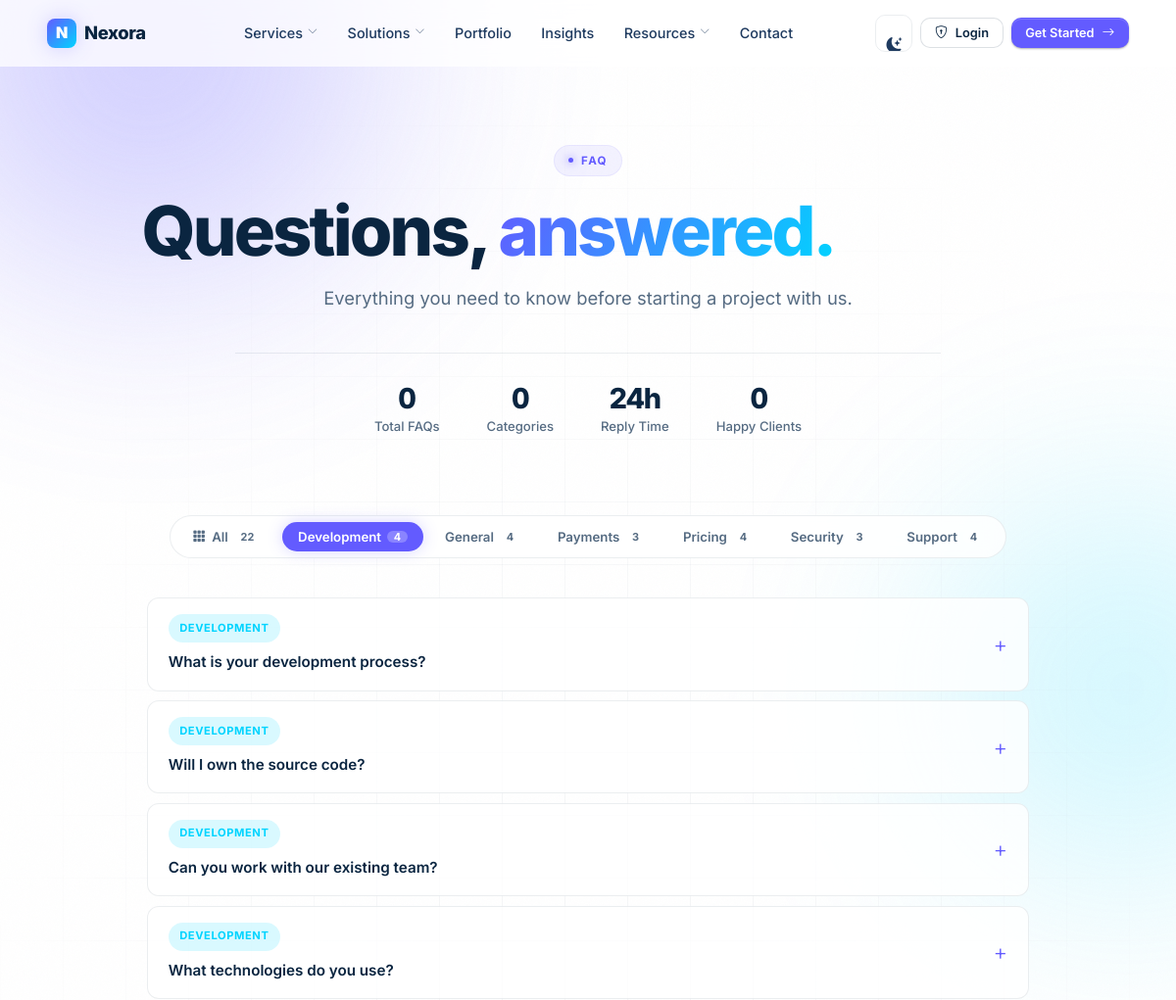
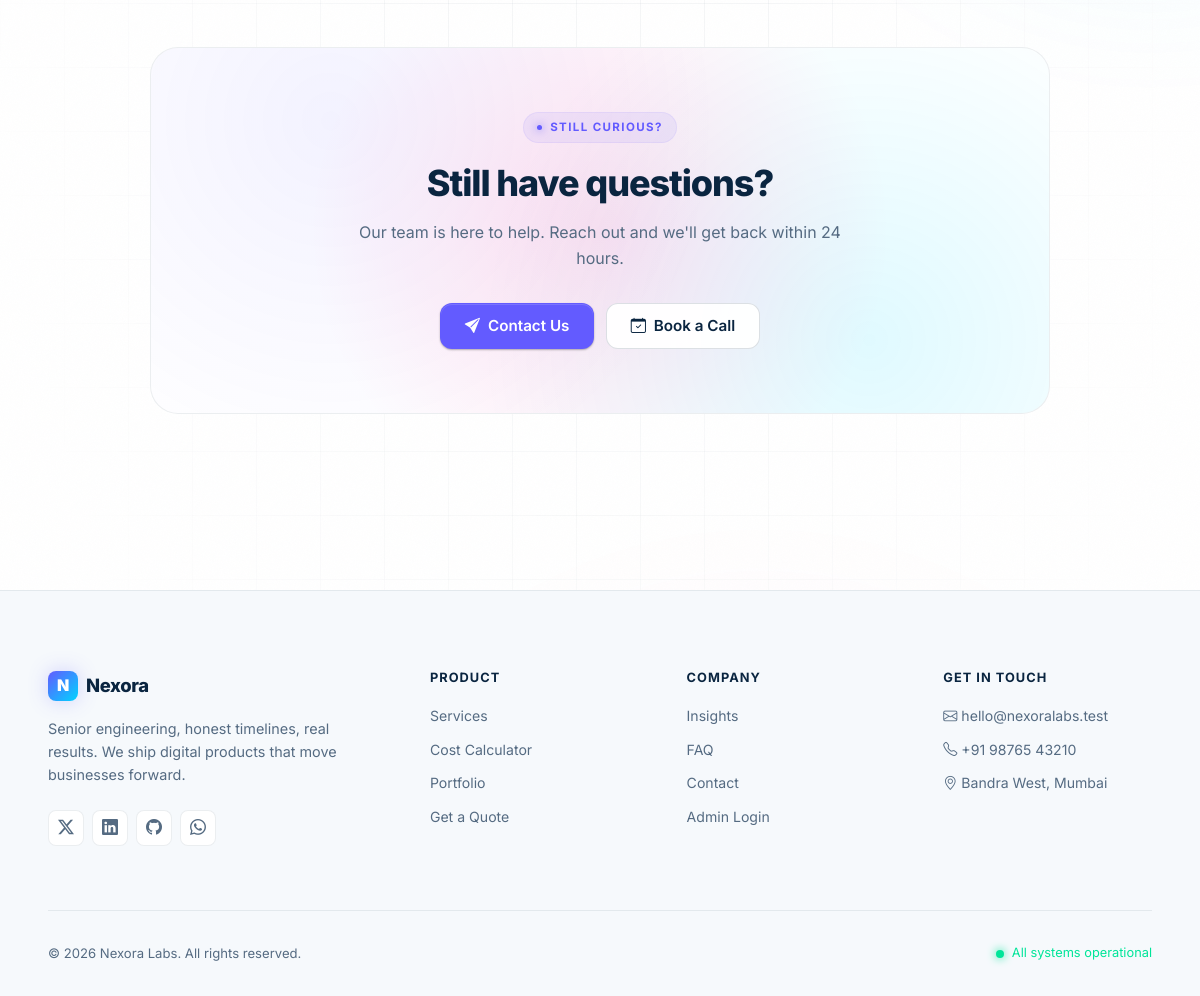
The page /faq.php?cat=Development on the database its author committed (2 pictures, top to bottom).
### tables this page shows
CREATE TABLE faqs (
  id INT AUTO_INCREMENT PRIMARY KEY,
  category VARCHAR(80),
  question TEXT,
  answer TEXT,
  created_at TIMESTAMP DEFAULT CURRENT_TIMESTAMP
);

### includes/functions.php (called while the page is built, shortened)
<?php
if (!function_exists('e')) {
    function e($str) {
        return htmlspecialchars($str ?? '', ENT_QUOTES, 'UTF-8');
    }
}

### faq.php (the view, shortened to what this page needs)
<?php
require_once 'includes/config.php';
require_once 'includes/functions.php';
$cats = $pdo->query("SELECT DISTINCT category FROM faqs ORDER BY category")->fetchAll();
$current_cat = $_GET['cat'] ?? '';
if ($current_cat) {
    $stmt = $pdo->prepare("SELECT * FROM faqs WHERE category = ? ORDER BY id");
    $stmt->execute([$current_cat]);
    $faqs = $stmt->fetchAll();
} else {
    $faqs = $pdo->query("SELECT * FROM faqs ORDER BY category, id")->fetchAll();
}
$totalFaqs = $pdo->query("SELECT COUNT(*) FROM faqs")->fetchColumn();
include 'includes/header.php';
$catColors = [
    'General'     => 'var(--primary)',
    'Pricing'     => 'var(--yellow)',
    'Development' => 'var(--cyan)',
    'Support'     => 'var(--green)',
    'Security'    => 'var(--red)',
    'Payments'    => 'var(--green)',
];
?>
<section class="hero">
  <div class="container" style="text-align:center">
    <span class="eyebrow">FAQ</span>
    <h1 class="display-2" style="margin-bottom:1rem">
      Questions, <span class="gradient-text">answered.</span>
    </h1>
    <p class="lead" style="margin:0 auto 2.5rem;text-align:center">
      Everything you need to know before starting a project with us.
    </p>
    <div class="hero-stats" style="justify-content:center;max-width:720px;margin-left:auto;margin-right:auto">
      <div class="hero-stat"><strong data-count="<?= $totalFaqs ?>">0</strong><span>Total FAQs</span></div>
      <div class="hero-stat"><strong data-count="<?= count($cats) ?>">0</strong><span>Categories</span></div>
      <div class="hero-stat"><strong>24h</strong><span>Reply Time</span></div>
      <div class="hero-stat"><strong data-count="500">0</strong><span>Happy Clients</span></div>
    </div>
  </div>
</section>
<section class="section" style="padding-top:1rem">
  <div class="container">
    <div class="narrow">
      <div class="filter-bar" style="flex-wrap:wrap">
        <a href="faq.php" class="filter-btn <?= $current_cat===''?'active':'' ?>" style="text-decoration:none">
          <i class="bi bi-grid-3x3-gap-fill"></i> All
          <span class="filter-count"><?= $totalFaqs ?></span>
        </a>
        <?php foreach ($cats as $c):
          $stmtCount = $pdo->prepare("SELECT COUNT(*) FROM faqs WHERE category = ?");
          $stmtCount->execute([$c['category']]);
          $count = $stmtCount->fetchColumn();
        ?>
          <a href="faq.php?cat=<?= urlencode($c['category']) ?>"
             class="filter-btn <?= $current_cat===$c['category']?'active':'' ?>"
             style="text-decoration:none">
            <?= e($c['category']) ?>
            <span class="filter-count"><?= $count ?></span>
          </a>
        <?php endforeach; ?>
      </div>
      <?php if (empty($faqs)): ?>
        <div class="no-results">
          <i class="bi bi-inbox"></i>
          <h3>No FAQs in this category</h3>
          <p>Try a different category or view all questions.</p>
        </div>
      <?php else: ?>
        <?php foreach ($faqs as $f):
          $cc = $catColors[$f['category']] ?? 'var(--primary)';
        ?>
          <details class="faq-item">
            <summary>
              <span>
                <span class="badge" style="background:color-mix(in srgb, <?= $cc ?> 15%, transparent);color:<?= $cc ?>;margin-bottom:0.5rem;display:inline-flex">
                  <?= e($f['category']) ?>
                </span>
                <span style="display:block"><?= e($f['question']) ?></span>
              </span>
            </summary>
          </details>
        <?php endforeach; ?>
      <?php endif; ?>
      <div class="cta-box" style="margin-top:3rem">
        <span class="eyebrow">Still curious?</span>
        <h2>Still have questions?</h2>
        <p>Our team is here to help. Reach out and we'll get back within 24 hours.</p>
        <div class="cta-actions">
          <a href="<?= BASE_URL ?>contact.php" class="btn btn-primary btn-lg">
            <i class="bi bi-send-fill"></i> Contact Us
          </a>
          <a href="<?= BASE_URL ?>book-consultation.php" class="btn btn-ghost btn-lg">
            <i class="bi bi-calendar-check"></i> Book a Call
          </a>
        </div>
      </div>
    </div>
  </div>
</section>
<?php include 'includes/footer.php'; ?>

### rows shown on the page
faqs: category "DEVELOPMENT", question "What is your development process?"
faqs: category "DEVELOPMENT", question "Will I own the source code?"
faqs: category "DEVELOPMENT", question "Can you work with our existing team?"
faqs: category "DEVELOPMENT", question "What technologies do you use?"

### other values the page prints
$totalFaqs "22"
$c['category'] "Development"
$count "4"
$c['category'] "General"
$c['category'] "Payments"
$count "3"
$c['category'] "Pricing"
$c['category'] "Security"
$c['category'] "Support"
